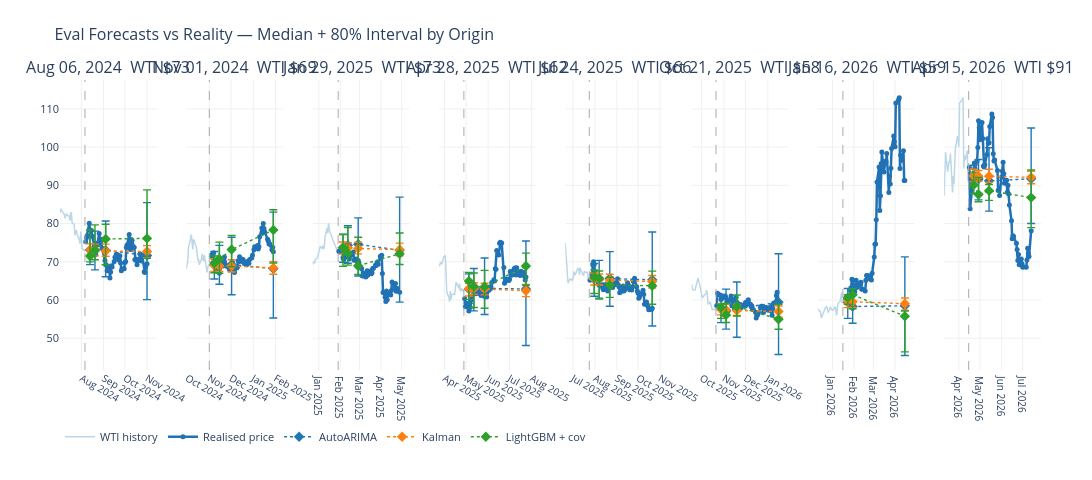

Notebook cell for this chart:
### Markdown cell above
---
## 8. What are the top methods actually forecasting?

A CRPS number doesn't show *behaviour*. Below, each leading method's **median
forecast and 80% interval** are drawn against the realised WTI path at every
eval origin. This is where the leaderboard becomes legible — watch for who
tracks the move, who simply anchors to the last price, and whose intervals are
too narrow to cover the outcome when the market jumps.

### Code cell
# Plot the leaderboard's top methods, and always include the best LLM/agent
# method for contrast (so the chart compares families even when a baseline leads).
_leaders = list(eval_board.index[:3])
_best_llm = next((p for p in eval_board.index if eval_board.loc[p, "family"] == "LLM / Agent"), None)
if _best_llm and _best_llm not in _leaders:
    _leaders.append(_best_llm)
print(f"Showing: {', '.join(_leaders)}")
viz.make_eval_forecast_chart(eval_frame, price_df, _leaders)
